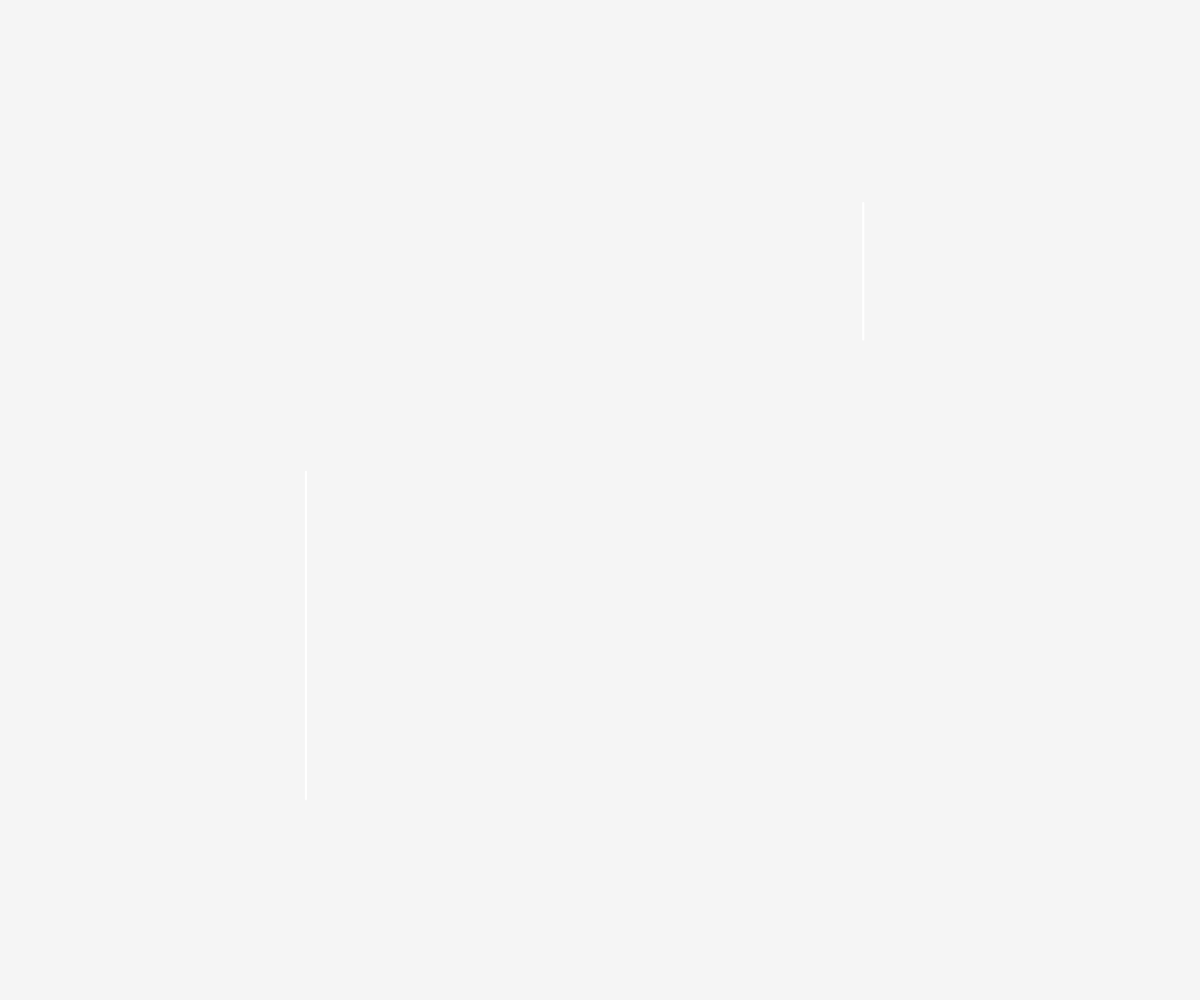
Frame 1 (no input)
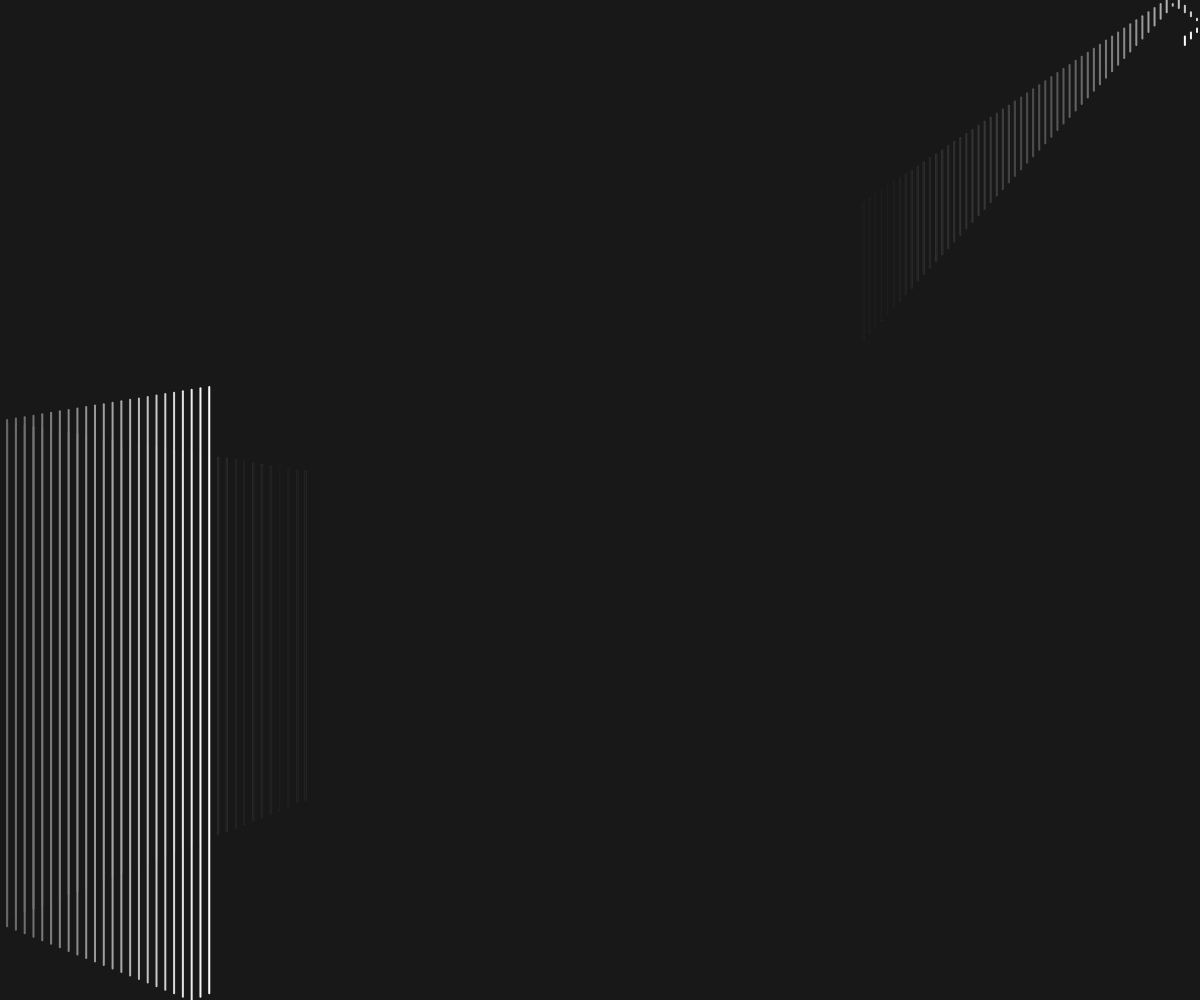
Frame 60 (no input)
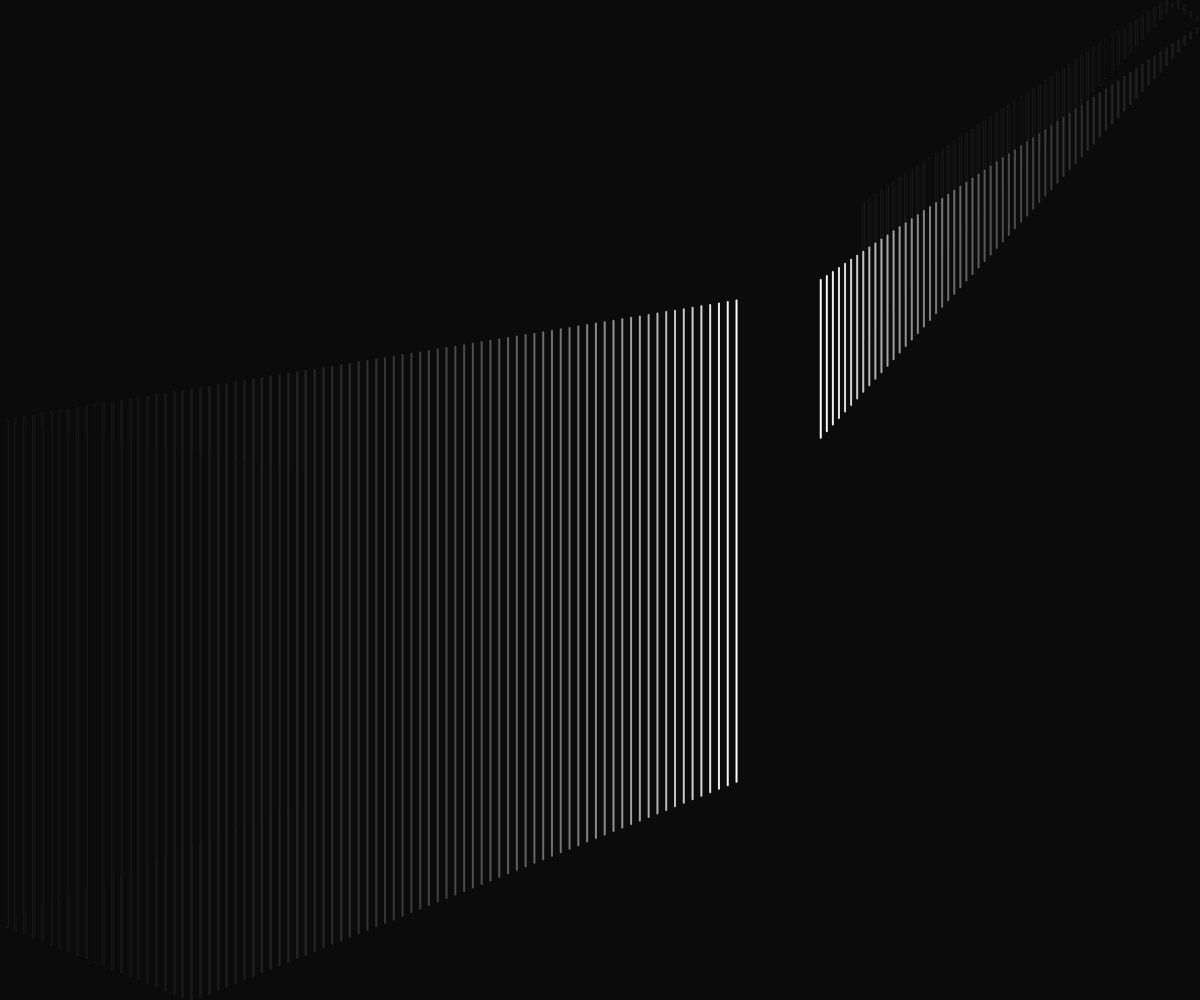
Frame 120 (the mouse pressed at the canvas centre since frame 60)

The p5.js sketch that drew these frames (run headless with seeded random() and noise() and a simulated clock; from frame 60 on, the mouse is pressed at the canvas centre):

// p5.js sketch
// ── sketch.js
/*
Inspired by the classic Windows Mystify screensaver

Based on code translation from Chris DeLeon's Programming in 5 minutes: remaking 
“Mystify Your Mind” Windows 95-style screensaver effect.
https://www.youtube.com/watch?v=-X_A1Hqj-qA
*/

let lines = [];

function setup() {
  createCanvas(windowWidth, windowHeight);
  stroke(255);
  strokeWeight(2);
  
  for (let i = 0; i < 2; i++) {
    lines.push(new bouncyLine());
  }
}

function draw() {
  background(0, 10);

  // Iterate over each line and update its movement
  lines.forEach(line => {
    line.update();
    line.display();
  });
}

function windowResized() {
  resizeCanvas(windowWidth, windowHeight);
}

class bouncyLine {
  constructor() {
    this.x1 = random(width);
    this.y1 = random(height);
    this.x2 = random(width);
    this.y2 = random(height);
    this.dx1 = random(-10, 10);
    this.dy1 = random(-10, 10);
    this.dx2 = random(-10, 10);
    this.dy2 = random(-10, 10);
  }
  
  update() {
    this.x1 += this.dx1;
    this.y1 += this.dy1;
    this.x2 += this.dx2;
    this.y2 += this.dy2;
    
    this.checkBounds();
  }
  
  checkBounds() {
    if (this.x1 < 0 || this.x1 > width) this.dx1 *= -1;
    if (this.y1 < 0 || this.y1 > height) this.dy1 *= -1;
    if (this.x2 < 0 || this.x2 > width) this.dx2 *= -1;
    if (this.y2 < 0 || this.y2 > height) this.dy2 *= -1;
  }

  display() {
    line(this.x1, this.y1, this.x1, this.y2);
  }
}
